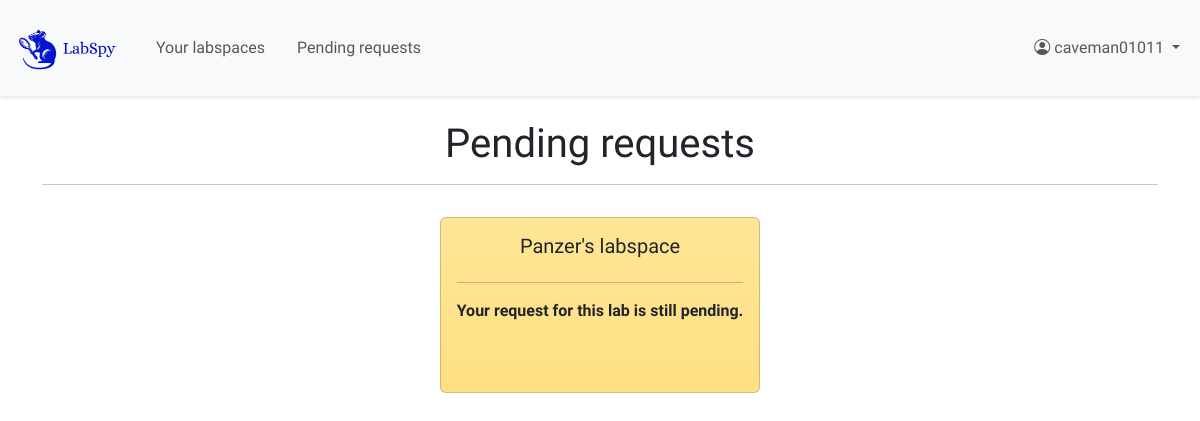
Before: /labspaces/user_pending_labs (signed in) with the older database file.
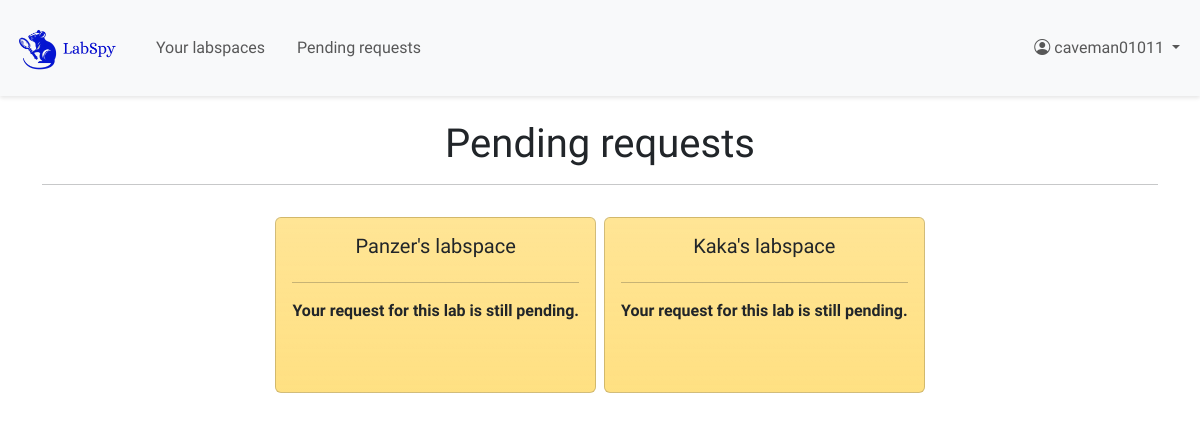
After: the same page with the newer database file.
### labspaces/models.py (models this page shows, shortened)
class Lab(models.Model):
    code = models.CharField(max_length=6, unique=True, null=True)
    name = models.CharField(max_length=255)
    description = models.TextField(null=True, blank=True, max_length=1024)
    contact_email = models.EmailField(null=True, blank=True)
    created_at = models.DateTimeField(auto_now_add=True)

### labspaces/views.py (the view)
# urls.py: path('user_pending_labs', views.user_pending_labs, name="user_pending_labs"),
@login_required
def user_pending_labs(request):
    pending_labs = Lab.objects.filter(
        labmembership__user=request.user,
        labmembership__role='pending'
        ).distinct()
    return render(request, 'labspaces/user_pending_labs.html', {'pending_labs': pending_labs})

### labspaces/context_processors.py (called while the page is built, shortened)
def lab_admin_status(request):
    context = {'user_is_admin': False, 'current_lab': None}
    if request.user.is_authenticated:
        try:
            lab_code = get_lab_code_from_url(request)
        except Exception as e:
            pass
    return context

### labspaces/util.py (called while the page is built)
def get_lab_code_from_url(request):
    lab_code = ""
    if request.user.is_authenticated:
        resolved = resolve(request.path)
        if 'code' in resolved.kwargs:
            lab_code = resolved.kwargs['code']
    return lab_code

### labspaces/templates/labspaces/user_pending_labs.html (shortened to what this page needs)
{% extends 'labspaces/layout.html' %}
{% block content %}
    <h1 class="text-center">Pending requests</h1>
    <hr>
    <div class="mx-auto w-75 p-3 d-flex gap-2 align-items-start justify-content-center flex-wrap">
    {% if pending_labs %}
        {% for lab in pending_labs %}
            <div class="card mb-3 bg-warning bg-gradient bg-opacity-50" style="min-width: 18rem; max-width: 22rem; height: 11rem;">
                <div class="card-body d-flex flex-column">
                    <h5 class="card-title text-center">{{ lab.name }}</h5>
                    <hr>
                    <b>Your request for this lab is still pending.</b>
                </div>
            </div>
        {% endfor %}
    {% else %}
        <p class="text-center text-muted">You have no pending lab requests for the moment.</p>
    {% endif  %}
    </div>
{% endblock %}

Changed rows visible on the page:
added Lab: name "Kaka's labspace"
